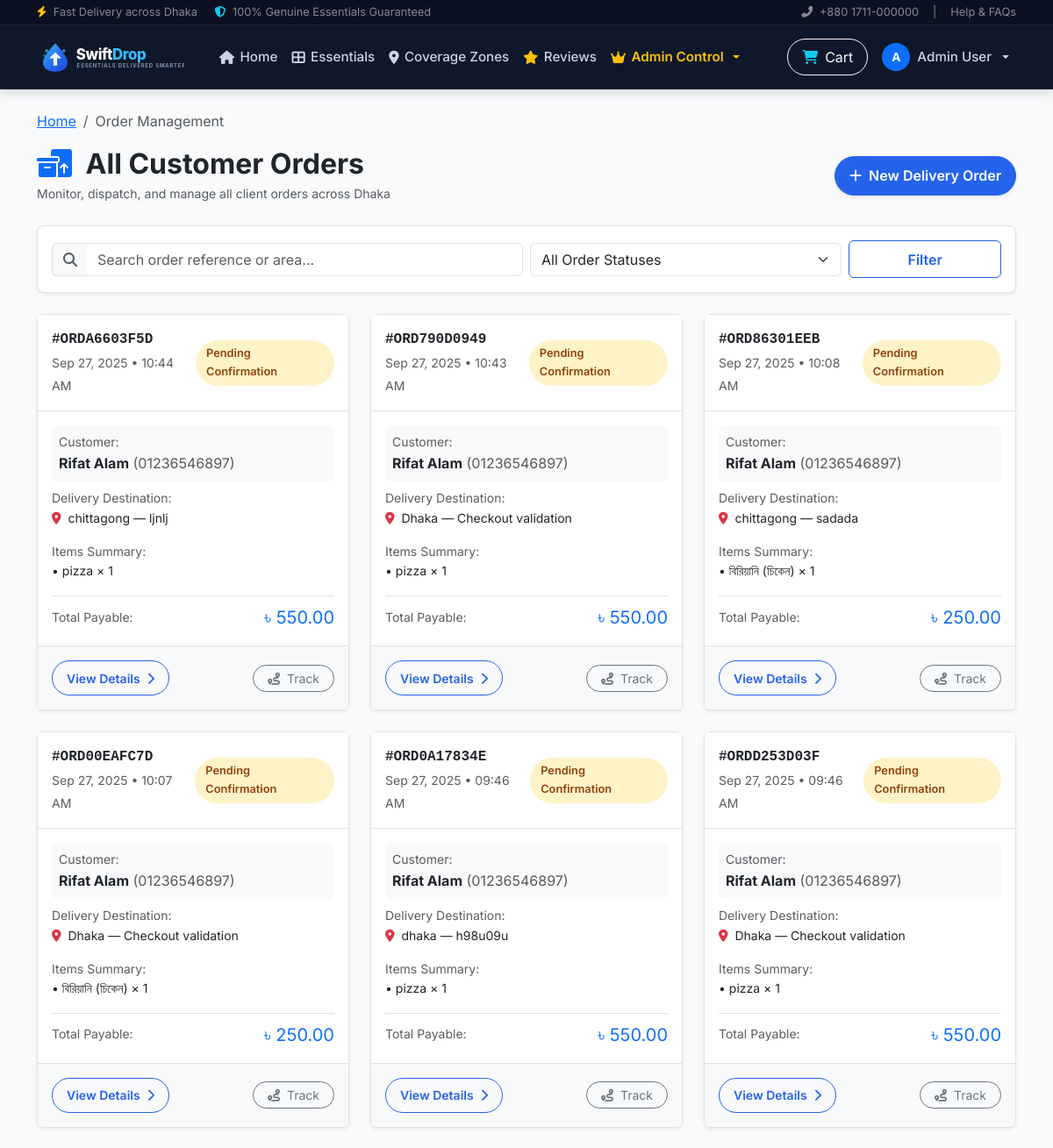
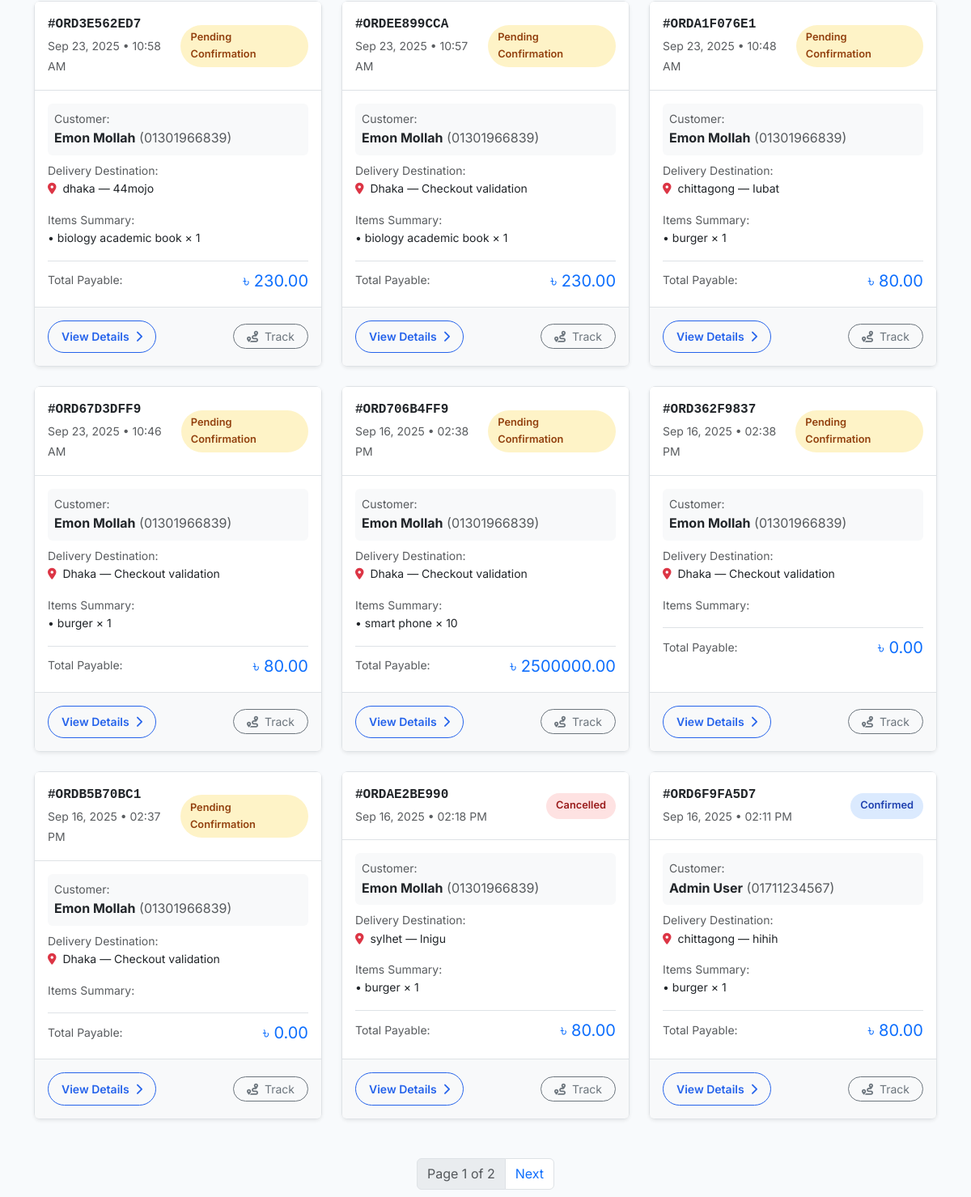
The app's page /orders/list/ (signed in, upper part), older data (2 pictures, top to bottom).
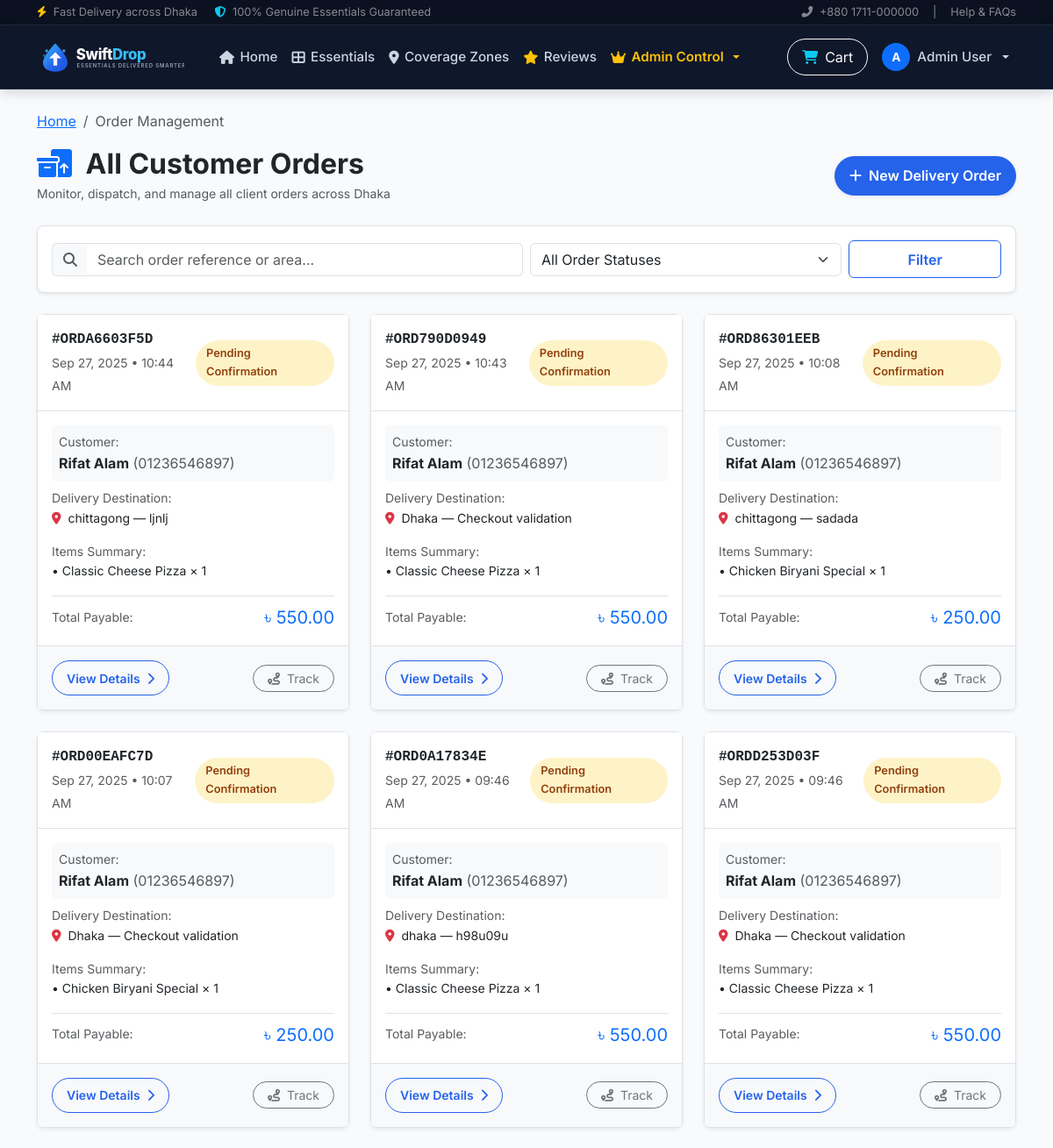
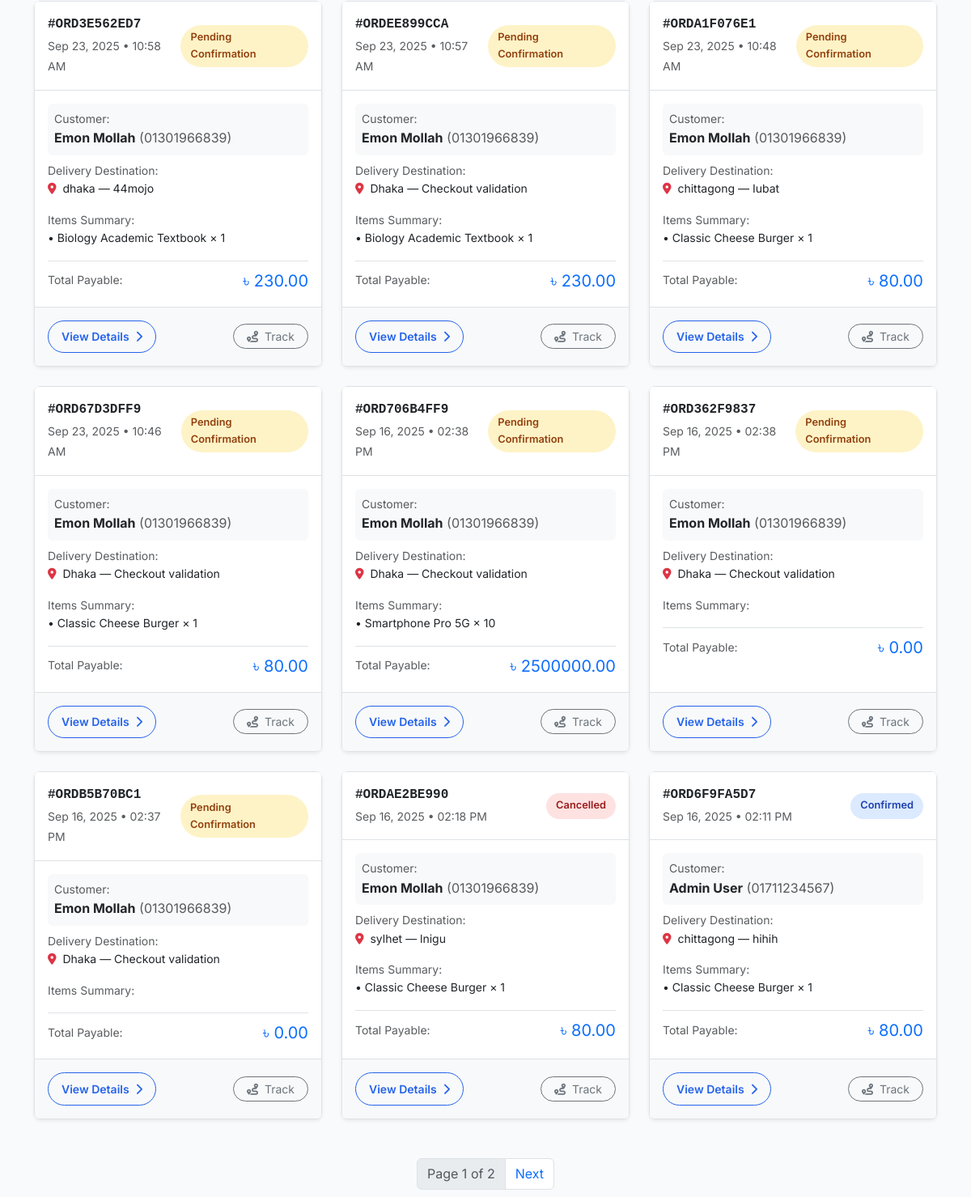
The same page, newer data (2 pictures, top to bottom).
### orders/models.py (models this page shows, shortened)
class OrderItem(models.Model):
    order = models.ForeignKey(
        Order,
        on_delete=models.CASCADE,
        related_name='items',
        verbose_name=_('Order')
    )
    product = models.ForeignKey(
        ProductService,
        on_delete=models.CASCADE,
        verbose_name=_('Product')
    )
    quantity = models.PositiveIntegerField(
        default=1,
        validators=[MinValueValidator(1)],
        verbose_name=_('Quantity')
    )
    unit_price = models.DecimalField(
        max_digits=10,
        decimal_places=2,
        validators=[MinValueValidator(0)],
        verbose_name=_('Unit Price (৳)')
    )
    total_price = models.DecimalField(
        max_digits=10,
        decimal_places=2,
        validators=[MinValueValidator(0)],
        verbose_name=_('Total Price (৳)')
    )
    class Meta:
        verbose_name = _('Order Item')
        verbose_name_plural = _('Order Items')

class ProductService(models.Model):
    CATEGORY_CHOICES = [
        ('food', 'Food & Meals'),
        ('groceries', 'Groceries & Fresh'),
        ('medicine', 'Pharmacy & Health'),
        ('gas', 'LPG Gas'),
        ('electronics', 'Electronics & Accessories'),
        ('clothing', 'Apparel & Lifestyle'),
        ('books', 'Books & Stationery'),
        ('other', 'Other Essentials'),
    ]
    name = models.CharField(
        max_length=200,
        verbose_name=_('Product Name')
    )
    description = models.TextField(
        verbose_name=_('Description')
    )
    category = models.CharField(
        max_length=20,
        choices=CATEGORY_CHOICES,
        default='groceries',
        verbose_name=_('Category')
    )
    price = models.DecimalField(
        max_digits=10,
        decimal_places=2,
        validators=[MinValueValidator(0)],
        verbose_name=_('Price (৳)')
    )
    is_available = models.BooleanField(
        default=True,
        verbose_name=_('Available')
    )
    stock_quantity = models.PositiveIntegerField(
        default=10,
        verbose_name=_('Stock Quantity')
    )
    image = models.ImageField(
        upload_to='products/',
        blank=True,
        null=True,
        verbose_name=_('Product Image')
    )
    created_at = models.DateTimeField(
        auto_now_add=True,
        verbose_name=_('Created At')
    )
    updated_at = models.DateTimeField(
        auto_now=True,
        verbose_name=_('Updated At')
    )
    class Meta:
        verbose_name = _('Product / Service')
        verbose_name_plural = _('Products & Services')
        ordering = ['-created_at']

### orders/views.py (the view)
# urls.py: path('list/', views.OrderListView.as_view(), name='order_list'),
class OrderListView(LoginRequiredMixin, ListView):
    model = Order
    template_name = 'orders/order_list.html'
    context_object_name = 'orders'
    paginate_by = 15
    def get_queryset(self):
        user = self.request.user
        if user.is_staff or user.is_superuser or getattr(user, 'user_type', None) == 'admin':
            queryset = Order.objects.all().order_by('-created_at')
        else:
            queryset = Order.objects.filter(customer=user).order_by('-created_at')
        status = self.request.GET.get('status')
        if status:
            queryset = queryset.filter(status=status)
        q = self.request.GET.get('q')
        if q:
            queryset = queryset.filter(
                Q(order_number__icontains=q) |
                Q(delivery_address__icontains=q) |
                Q(delivery_city__icontains=q)
            )
        return queryset
    def get_context_data(self, **kwargs):
        context = super().get_context_data(**kwargs)
        context['is_admin'] = bool(
            self.request.user.is_staff or
            self.request.user.is_superuser or
            getattr(self.request.user, 'user_type', None) == 'admin'
        )
        context['selected_status'] = self.request.GET.get('status', '')
        context['search_query'] = self.request.GET.get('q', '')
        return context

### dashboard/context_processors.py (called while the page is built)
def swift_drop_context(request):
    cart_item_count = 0
    session_cart = request.session.get('cart', {})
    if isinstance(session_cart, dict):
        cart_item_count = sum(item.get('quantity', 0) for item in session_cart.values() if isinstance(item, dict))
    elif isinstance(session_cart, list):
        cart_item_count = sum(item.get('quantity', 0) for item in session_cart if isinstance(item, dict))
    return {
        'BRAND_NAME': getattr(settings, 'BRAND_NAME', 'SwiftDrop'),
        'TAGLINE': getattr(settings, 'TAGLINE', 'Your Essentials. Delivered Smarter.'),
        'CURRENCY_SYMBOL': getattr(settings, 'CURRENCY_SYMBOL', '৳'),
        'CURRENCY_CODE': getattr(settings, 'CURRENCY_CODE', 'BDT'),
        'session_cart_count': cart_item_count,
    }

### users/models.py (called while the page is built)
    @property
    def is_customer(self):
        return self.user_type == 'customer'

    @property
    def is_admin(self):
        return self.user_type == 'admin' or self.is_staff or self.is_superuser

    @property
    def is_delivery_agent(self):
        return self.user_type == 'delivery_agent'

### templates/orders/order_list.html (shortened to what the changed rows need)
{% extends 'base.html' %}
{% load static %}
{% block content %}
<div class="container py-4">
    <div class="d-flex flex-column flex-md-row justify-content-between align-items-md-center gap-3 mb-4">
        <div>
            <h2 class="fw-bold mb-1 text-dark">
                <i class="fas fa-boxes-packing text-primary me-2"></i>
                {% if is_admin %}All Customer Orders{% else %}My Orders{% endif %}
            </h2>
        </div>
    </div>
    {% if orders %}
    <div class="row g-4">
        {% for order in orders %}
        <div class="col-lg-6 col-xl-4">
            <div class="card border shadow-sm rounded-3 h-100 d-flex flex-column">
                <div class="card-header bg-white py-3 d-flex justify-content-between align-items-center border-bottom">
                    <div>
                        <div class="fw-bold text-dark font-monospace">#{{ order.order_number }}</div>
                        <small class="text-muted">{{ order.created_at|date:"M d, Y • h:i A" }}</small>
                    </div>
                    <span class="badge-status status-{{ order.status }}">
                        {{ order.get_status_display }}
                    </span>
                </div>
                <div class="card-body p-3 flex-grow-1">
                    {% if is_admin %}
                    <div class="mb-2 p-2 bg-light rounded text-truncate">
                        <small class="text-muted d-block">Customer:</small>
                        <strong class="text-dark">{{ order.customer.get_full_name|default:order.customer.username }}</strong>
                        <span class="text-muted">({{ order.customer.phone_number|default:order.customer.email }})</span>
                    </div>
                    {% endif %}
                    <div class="mb-3">
                        <small class="text-muted d-block">Delivery Destination:</small>
                        <div class="text-dark small text-truncate"><i class="fas fa-map-marker-alt text-danger me-1"></i> {{ order.delivery_city }} — {{ order.delivery_address }}</div>
                    </div>
                    <div class="mb-3">
                        <small class="text-muted d-block">Items Summary:</small>
                        <div class="small text-dark">
                            {% for item in order.items.all|slice:":2" %}
                                <div>• {{ item.product.name }} × {{ item.quantity }}</div>
                            {% endfor %}
                        </div>
                    </div>
                    <div class="pt-2 border-top d-flex justify-content-between align-items-center">
                        <span class="text-muted small">Total Payable:</span>
                        <span class="fw-extrabold text-primary fs-5">৳ {{ order.total_amount }}</span>
                    </div>
                </div>
                <div class="card-footer bg-light p-3 d-flex justify-content-between align-items-center border-top">
                    <a href="{% url 'orders:order_detail' order.id %}" class="btn btn-outline-primary btn-sm rounded-pill px-3">
                        View Details <i class="fas fa-chevron-right ms-1"></i>
                    </a>
                    <a href="{% url 'orders:order_track' order.id %}" class="btn btn-outline-secondary btn-sm rounded-pill px-3">
                        <i class="fas fa-route me-1"></i> Track
                    </a>
                </div>
            </div>
        </div>
        {% endfor %}
    </div>
    {% endif %}
</div>
{% endblock %}

Row changes from the older to the newer data that the page shows:
changed through a linked row, OrderItem (number 1 of 13 on the later page): product.name "pizza" → "Classic Cheese Pizza"
changed through a linked row, OrderItem (number 2 of 13 on the later page): product.name "pizza" → "Classic Cheese Pizza"
changed through a linked row, OrderItem (number 3 of 13 on the later page): product.name "বিরিয়ানি (চিকেন)" → "Chicken Biryani Special"
changed through a linked row, OrderItem (number 4 of 13 on the later page): product.name "বিরিয়ানি (চিকেন)" → "Chicken Biryani Special"
changed through a linked row, OrderItem (number 5 of 13 on the later page): product.name "pizza" → "Classic Cheese Pizza"
changed through a linked row, OrderItem (number 6 of 13 on the later page): product.name "pizza" → "Classic Cheese Pizza"
changed through a linked row, OrderItem (number 7 of 13 on the later page): product.name "biology academic book" → "Biology Academic Textbook"
changed through a linked row, OrderItem (number 8 of 13 on the later page): product.name "biology academic book" → "Biology Academic Textbook"
changed through a linked row, OrderItem (number 9 of 13 on the later page): product.name "burger" → "Classic Cheese Burger"
changed through a linked row, OrderItem (number 10 of 13 on the later page): product.name "burger" → "Classic Cheese Burger"
changed through a linked row, OrderItem: product.name "smart phone" → "Smartphone Pro 5G"
changed through a linked row, OrderItem (number 12 of 13 on the later page): product.name "burger" → "Classic Cheese Burger"
changed through a linked row, OrderItem (number 13 of 13 on the later page): product.name "burger" → "Classic Cheese Burger"
